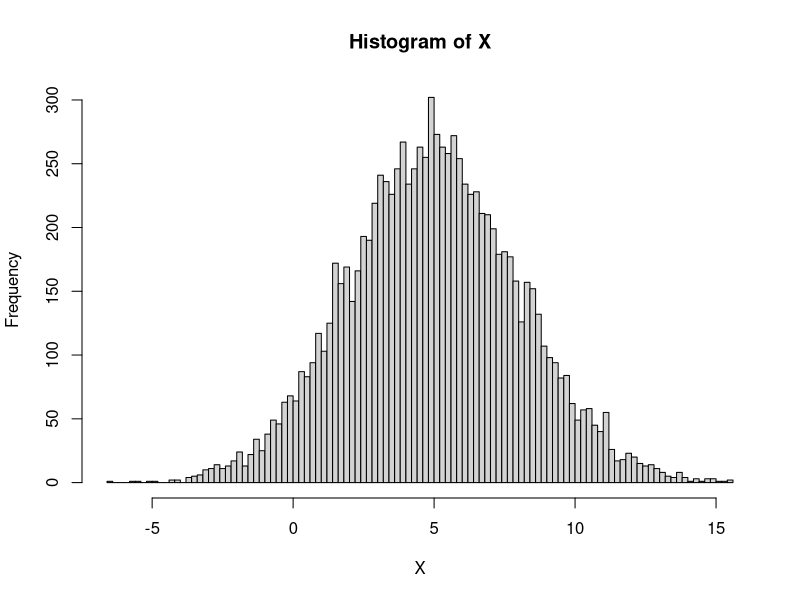
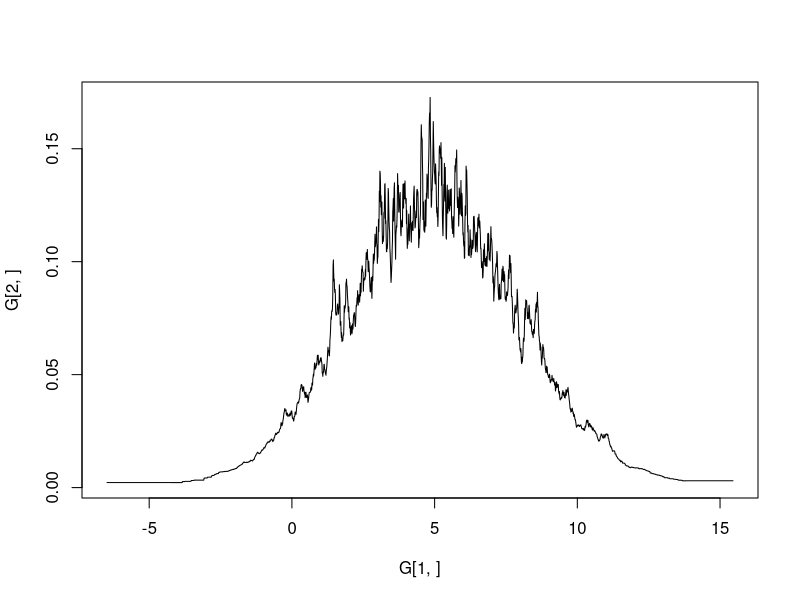

R code for these plots, in order:
bisect<-function(X, x) {
    low<-1
    high<-length(X)

    while (low+1<high) {
        mid<-floor((low+high)/2)
        if (x<X[mid]) { high<-mid }
        else { low<-mid }
    }

    mid
}

knn_sample<-function(N) {
    rnorm(N,5.,3.)
}

knn_estimate<-function(X) {
    X<-sort(X)
    N<-length(X)
    A<-X[1]
    B<-X[N]
    K<-sqrt(N)

    S<-seq(A,B,.01)

    Prob<-function(x) {
        i<-bisect(X,x)
        k<-0
        L<-i - 1
        R<-i + 1
        while (k<K) {
            if (L<1) { R<-R+1 }
            else if (R>N) { L<-L-1 }
            else {
                if (abs(X[L]-x)>abs(X[R]-x)) { R<-R+1 }
                else { L<-L-1 }
            }

            k<-k+1
        }
        L<-ifelse(L<1,1,L)
        R<-ifelse(R>N,N,R)
        K/(X[R]-X[L])/N
    }

    Y<-lapply(S, Prob)

    matrix(c(S,Y),nrow=2,byrow=T)
}

main<-function() {
    N<-10000
    X<-knn_sample(N)
    png("knn_1d_demo_hist.png")
    hist(X, breaks=100)
    G<-knn_estimate(X)

    png("knn_1d_demo_1.png")
    plot(G[1,],G[2,],type="n")
    lines(G[1,],G[2,])
}

main()
